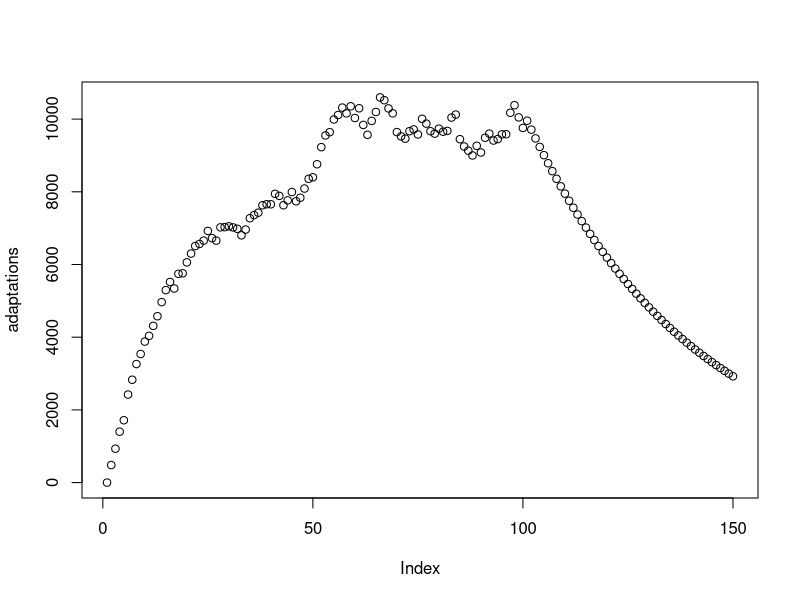
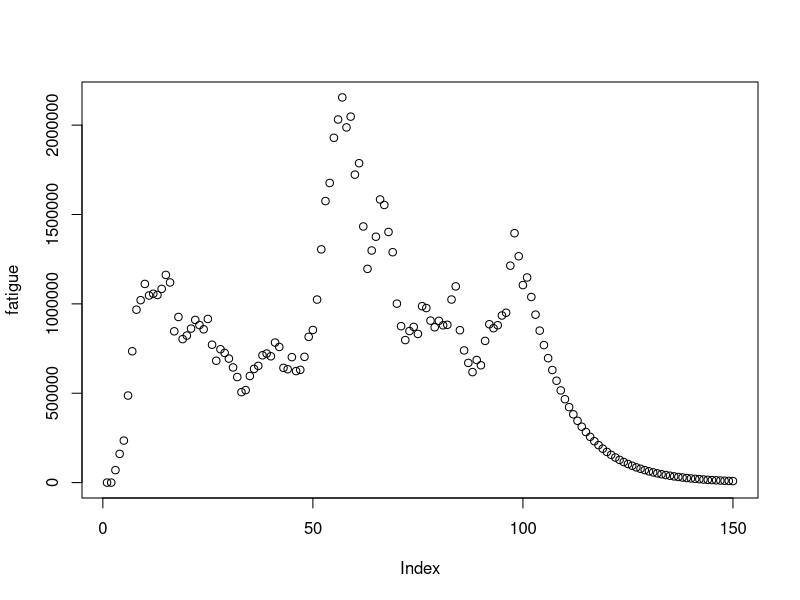

Write the R code that produced these figures, in order. (Note: this script raises an error after producing the figures.)
## ---- chunk 1
knitr::opts_chunk$set(
  collapse = TRUE,
  comment = "#>"
)
## ---- chunk 2
example_data <- data.frame("training_load" = c(rnorm(100, mean = 1000, sd = 150),
                                            rep(0,50)),
                        "rest" = c(rnorm(100, mean= 2, sd=1),
                                   rep(1,50)),
                        "perf" = c(seq(from = 10, to = 30, length.out = 100),
                                   rep(0,50)),
                        "datetime" = seq(ISOdate(2020, 1, 1), by = "day", length.out = 150))
## ---- chunk 3
adaptation_fn <- function(data, k1, tau1, vars){

  adapt_val <- vector(length=nrow(data))

  # Make the function return aberration if the time constant takes a negative or 0 value
  if (is.na(tau1)) adapt_val <- rep(-9000, nrow(data))
  else if(tau1 == 0) adapt_val <- rep(-9000, nrow(data))
  else {
    adapt_val[1] <- 0
    for(i in 2:nrow(data)){
      adapt_val[i] <- (k1*vars[["input"]][i-1] + adapt_val[i-1])*exp(-vars[["time"]][i]/(tau1))
    }
  }
  return(adapt_val)
}

adaptations <- adaptation_fn(data = example_data, k1 = 0.5, tau1 = 40, vars = list("input" = example_data$training_load, "time" = example_data$rest))
plot(adaptations)
## ---- chunk 4
k2i_fn <- function(data, k3, tau3, vars){

  k2i_val <- vector(length=nrow(data))

  if (is.na(tau3)) k2i_val <- rep(-9000, nrow(data))
  else if(tau3==0) k2i_val <- rep(-9000, nrow(data))
  else {
    k2i_val[1] <- 0
    for(i in 2:nrow(data)){
      k2i_val[i] <- (k3*vars[["input"]][i-1] + k2i_val[i-1])*exp(-vars[["time"]][i]/(tau3))
    }
  }
  return(k2i_val)
}
## ---- chunk 5
fatigue_fn <- function(data, k3, tau2, tau3, vars){
  fat <- vector(length=nrow(data))
  if (is.na(tau3) | is.na(tau2)) apt <- rep(-9000, nrow(data))
  else if (tau3==0 | tau2==0) fatigue <- rep(-9000, nrow(data))
  else {
    fat[1] <- 0
    k2i <- k2i_fn(data, k3, tau3, vars)
    for(i in 2:nrow(data)){
      fat[i] <- (k2i[i-1]*vars[["input"]][i-1]+fat[i-1])*exp(-vars[["time"]][i]/(tau2))
    }
  }
  return(fat)
}

fatigue <- fatigue_fn(data = example_data, k3 = 0.1, tau2 = 10, tau3 = 5, vars = list("input" = example_data$training_load, "time" = example_data$rest))
plot(fatigue)
## ---- chunk 6
init_perf <- function(data, target){
  return(data %>% dplyr::filter(target != 0) %>%
           data.table::first() %>%
           dplyr::select(target) %>%
           as.numeric())
}
## ---- chunk 7
real_perf <- function(data, target){
  res <- NULL
  res <- data[,target]
  res[is.na(res)] <- 0
  return(res)
}
## ---- chunk 8
perf_model <- function(data, P0, k1, k3, tau1, tau2, tau3, vars, target){

  apt <- adaptation_fn(data, k1, tau1, vars)
  fat <- fatigue_fn(data, k3, tau3, tau2, vars)
  res <- vector(length = length(fat))
  P0 <- P0
  obs <- real_perf(data, target)

  for(i in 1:length(fat)){
    ifelse(obs[i] != 0,
           res[i] <- P0 + apt[i] - fat[i],
           res[i] <- 0)
  }
  return(res)
}
## ---- chunk 9
RSS <- function(theta, data, target, vars){
  y <- real_perf(data, target)
  y_hat <- perf_model(data, P0=theta[1], k1=theta[2], k3=theta[3], tau1=theta[4], tau2=theta[5], tau3=theta[6], vars, target)
  diff <- rep(0, length=length(y))

  for(i in 1:length(y)){
    if(y[i]!=0){
      diff[i] <- y[i]-y_hat[i]
    }
  }
  rss <- sum((diff)^2)
  return(rss)
}
## ---- chunk 10
validation <- list("initialWindow" = 50, "horizon" = 15, "fixedWindow" = FALSE)
date_ID <- "datetime"
a <- sysmod(data = data, vars = vars, target = target, specify = NULL, validation = validation, optim.method = "nlm", date_ID = date_ID)
